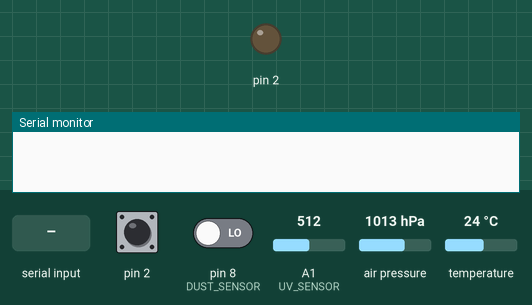
This sketch was run on a simulated Arduino Uno, built with avr-gcc and run on an emulated ATmega328P. Shown: output pins drawn as LEDs (lit = HIGH), the last lines printed to the serial monitor. Wiring (inferred from the names in the program): BMP180 pressure sensor at I2C address 0x77. Inputs (shaded band) come from the test bench; at power-on: pin 2 HIGH, pin 8 (DUST_SENSOR) LOW, A1 (UV_SENSOR) = 512, air pressure 1013 hPa, temperature 24 °C.

Above: at 1.2 s.
1.3 s: "R" received over Serial
At 4.7 s:
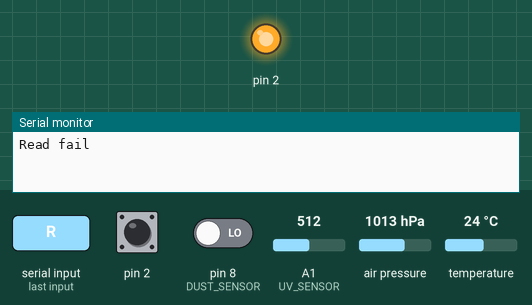
Timing chart, 0 to 6.2 s (numbered marks = the images above; inputs shaded):
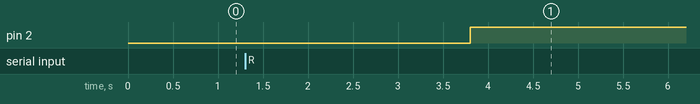

The sketch:

sketch.ino
```cpp
#define LIGHT_SENSOR A0
#define UV_SENSOR A1
#define O2_SENSOR A2
#define NO2_SENSOR A3
#define CO_SENSOR A4
#define NO2CO_HEATING 4
#define TEMPHUM_SENSOR 2
#define DUST_SENSOR 8
#define DHTTYPE DHT22
#define ledpin 13//Arduino built-in LED

//imports
#include <Wire.h>
#include "Barometer.h"
#include "DHT.h"

typedef struct {
  String name;
  float value;
  String units;
} sensor;

DHT dht(TEMPHUM_SENSOR,DHTTYPE);
Barometer barometer;
unsigned long duration;
unsigned long starttime;
unsigned long sampletime_ms = 30000; //sampe 30s
unsigned long lowpulseoccupancy = 0;//Lo Pulse Occupancy Time (LPO Time)
float dust_ratio = 0;

char input[20];
char r = ' ';
int i;

sensor light={"Light", 0, "N/A"},
uv={"UV", 0, "N/A"},
o2={"O2", 0, "N/A"},
no2={"NO2", 0, "N/A"},
co={"CO", 0, "N/A"},
co2={"CO2", 0, "N/A"},
temp={"Temperature", 0, "C"},
humidity={"Humidity", 0, "RH"},
pressure={"Pressure", 0, "atm"},
altitude={"Altitude", 0, "m"},
baro_temp={"Barometer Temperature", 0, "C"},
dust_conc={"Dust", 0, "N/A"};
sensor* sensors[] = {&co2, &light, &uv, &o2, &no2, &co, &temp, &humidity, &pressure, &altitude, &baro_temp, &dust_conc};
int number_of_meas = 12;

void makeReadings(){
  o2.value = analogRead(O2_SENSOR);
  o2.value = (o2.value/1024)*5;
  o2.value = (o2.value/201)*1000;
  o2.value = o2.value*2;

  light.value = analogRead(LIGHT_SENSOR);
  light.value = (light.value/1024)*5;

  long uv_sum = 0;
  for(int i=0;i<1024;i++)
  {
     uv_sum += analogRead(UV_SENSOR);
     delay(2);
  }
  uv_sum = uv_sum >> 10;
  uv.value = uv_sum*4980.0/1023.0;//UV in mV

  temp.value = dht.readTemperature();
  humidity.value = dht.readHumidity();

  baro_temp.value = barometer.bmp085GetTemperature(barometer.bmp085ReadUT());
  pressure.value = barometer.bmp085GetPressure(barometer.bmp085ReadUP());//Pressure in Pa
  altitude.value = barometer.calcAltitude(pressure.value);//altitude in m
  pressure.value = pressure.value/101325; //Pressure in atm

  no2.value = analogRead(NO2_SENSOR);
  co.value = analogRead(CO_SENSOR);

  duration = pulseIn(DUST_SENSOR, LOW);
  lowpulseoccupancy = lowpulseoccupancy+duration;
  if ((millis()-starttime) > sampletime_ms)
  {
    dust_ratio = lowpulseoccupancy/(sampletime_ms*10.0);  // Integer percentage 0=>100
    dust_conc.value = 1.1*pow(dust_ratio,3)-3.8*pow(dust_ratio,2)+520*dust_ratio+0.62; // using spec sheet curve
    dust_conc.value = 100*dust_conc.value;//now in particles per cf
    lowpulseoccupancy = 0;
    starttime = millis();
  }

  co2.value = 450*(1+0.03*sin((micros()/720000000)));

}

void setup()
{
  Serial.begin(38400);
  dht.begin();
  barometer.init();
  digitalWrite(NO2CO_HEATING, HIGH);//NO2 CO preheating
  //delay(10000); //turn back on for production!!!
  digitalWrite(NO2CO_HEATING, LOW);
  starttime = millis();//may be able to remove
}

void loop()
{
  i = 0;
  if(Serial.available())
  {
    while(Serial.available() > 0)
    {
      if(i < 19)
      {
        r = Serial.read();
        input[i++] = r;
        input[i] = '\0';
        delay(10);
      }
      else break;
    }
    delay(30);
    Serial.flush();
    delay(30);
    while (Serial.available())
    {
      Serial.read();
    }

    switch((int)input[0])
    {
      case 'R':
      case 'r':
      default:
      digitalWrite(ledpin, HIGH);
      input[0] = ' ';
      input[1] = ' ';
      makeReadings();
      for(int j=0; j<number_of_meas; j++)
      {
        //Serial.print(sensors[j]->name);
        //Serial.print(",");
        Serial.print(sensors[j]->value);
        if (j == number_of_meas-1) Serial.println();
        else Serial.print(",");
        //Serial.print(sensors[j]->units);
        //Serial.print(",");
      }
    }
  }
}
```

Barometer.cpp
```cpp
// (licence header left out)
#include "Barometer.h"
#include <Wire.h>
#include <Arduino.h>

void Barometer::init(void)
{
    Wire.begin();
    //Serial.print("Temperaturet: ");
    ac1 = bmp085ReadInt(0xAA);
    ac2 = bmp085ReadInt(0xAC);
    ac3 = bmp085ReadInt(0xAE);
    ac4 = bmp085ReadInt(0xB0);
    ac5 = bmp085ReadInt(0xB2);
    ac6 = bmp085ReadInt(0xB4);
    b1 = bmp085ReadInt(0xB6);
    b2 = bmp085ReadInt(0xB8);
    mb = bmp085ReadInt(0xBA);
    mc = bmp085ReadInt(0xBC);
    md = bmp085ReadInt(0xBE);
    //Serial.print("Temperaturet2: ");
}

// Read 1 byte from the BMP085 at 'address'
// Return: the read byte;
char Barometer::bmp085Read(unsigned char address)
{
    //Wire.begin();
    unsigned char data;
    Wire.beginTransmission(BMP085_ADDRESS);
    Wire.write(address);
    Wire.endTransmission();

    Wire.requestFrom(BMP085_ADDRESS, 1);
    while(!Wire.available());
    return Wire.read();
}

// Read 2 bytes from the BMP085
// First byte will be from 'address'
// Second byte will be from 'address'+1
short Barometer::bmp085ReadInt(unsigned char address)
{
    unsigned char msb, lsb;
    Wire.beginTransmission(BMP085_ADDRESS);
    Wire.write(address);
    Wire.endTransmission();
    Wire.requestFrom(BMP085_ADDRESS, 2);
    while(Wire.available()<2);
    msb = Wire.read();
    lsb = Wire.read();
    return (short) msb<<8 | lsb;
}

// Read the uncompensated temperature value
unsigned short Barometer::bmp085ReadUT()
{
    unsigned short ut;
    Wire.beginTransmission(BMP085_ADDRESS);
    Wire.write(0xF4);
    Wire.write(0x2E);
    Wire.endTransmission();
    delay(5);
    ut = bmp085ReadInt(0xF6);
    return ut;
}
// Read the uncompensated pressure value
unsigned long Barometer::bmp085ReadUP()
{
    unsigned char msb, lsb, xlsb;
    unsigned long up = 0;
    Wire.beginTransmission(BMP085_ADDRESS);
    Wire.write(0xF4);
    Wire.write(0x34 + (OSS<<6));
    Wire.endTransmission();
    delay(2 + (3<<OSS));

    // Read register 0xF6 (MSB), 0xF7 (LSB), and 0xF8 (XLSB)
    msb = bmp085Read(0xF6);
    lsb = bmp085Read(0xF7);
    xlsb = bmp085Read(0xF8);
    up = (((unsigned long) msb << 16) | ((unsigned long) lsb << 8) | (unsigned long) xlsb) >> (8-OSS);
    return up;
}

void Barometer::writeRegister(short deviceAddress, byte address, byte val)
{
    Wire.beginTransmission(deviceAddress); // start transmission to device
    Wire.write(address);       // send register address
    Wire.write(val);         // send value to write
    Wire.endTransmission();     // end transmission
}

short Barometer::readRegister(short deviceAddress, byte address)
{
    short v;
    Wire.beginTransmission(deviceAddress);
    Wire.write(address); // register to read
    Wire.endTransmission();

    Wire.requestFrom(deviceAddress, 1); // read a byte

    while(!Wire.available()) {
        // waiting
    }

    v = Wire.read();
    return v;
}

float Barometer::calcAltitude(float pressure)
{
    float A = pressure/101325;
    float B = 1/5.25588;
    float C = pow(A,B);
    C = 1 - C;
    C = C /0.0000225577;
    return C;
}

float Barometer::bmp085GetTemperature(unsigned short ut)
{
    long x1, x2;

    x1 = (((long)ut - (long)ac6)*(long)ac5) >> 15;
    x2 = ((long)mc << 11)/(x1 + md);
    PressureCompensate = x1 + x2;

    float temp = ((PressureCompensate + 8)>>4);
    temp = temp /10;

    return temp;
}

long Barometer::bmp085GetPressure(unsigned long up)
{
    long x1, x2, x3, b3, b6, p;
    unsigned long b4, b7;
    b6 = PressureCompensate - 4000;
    x1 = (b2 * (b6 * b6)>>12)>>11;
    x2 = (ac2 * b6)>>11;
    x3 = x1 + x2;
    b3 = (((((long)ac1)*4 + x3)<<OSS) + 2)>>2;

    // Calculate B4
    x1 = (ac3 * b6)>>13;
    x2 = (b1 * ((b6 * b6)>>12))>>16;
    x3 = ((x1 + x2) + 2)>>2;
    b4 = (ac4 * (unsigned long)(x3 + 32768))>>15;

    b7 = ((unsigned long)(up - b3) * (50000>>OSS));
    if (b7 < 0x80000000)
    p = (b7<<1)/b4;
    else
    p = (b7/b4)<<1;

    x1 = (p>>8) * (p>>8);
    x1 = (x1 * 3038)>>16;
    x2 = (-7357 * p)>>16;
    p += (x1 + x2 + 3791)>>4;

    long temp = p;
    return temp;
}
```

Barometer.h
```cpp
// (licence header left out)
#ifndef __BAROMETER_H__
#define __BAROMETER_H__

#include <Arduino.h>
#include <Wire.h>

const unsigned char OSS = 0;
#define BMP085_ADDRESS 0x77

class Barometer
{
    public:
    void init(void);
    long PressureCompensate;
    float bmp085GetTemperature(unsigned short ut);
    long bmp085GetPressure(unsigned long up);
    float calcAltitude(float pressure);
    unsigned short bmp085ReadUT(void);
    unsigned long bmp085ReadUP(void);

    private:

    short ac1;
    short ac2;
    short ac3;
    unsigned short ac4;
    unsigned short ac5;
    unsigned short ac6;
    short b1;
    short b2;
    short mb;
    short mc;
    short md;
    char bmp085Read(unsigned char address);
    short bmp085ReadInt(unsigned char address);
    void writeRegister(short deviceAddress, byte address, byte val);
    short readRegister(short deviceAddress, byte address);
};

#endif
```

DHT.cpp
```cpp
// (licence header left out)
#include "DHT.h"

DHT::DHT(uint8_t pin, uint8_t type, uint8_t count) {
  _pin = pin;
  _type = type;
  _count = count;
  firstreading = true;
}

void DHT::begin(void) {
  // set up the pins!
  pinMode(_pin, INPUT);
  digitalWrite(_pin, HIGH);
  _lastreadtime = 0;
}

//boolean S == Scale.  True == Farenheit; False == Celcius
float DHT::readTemperature(bool S) {
  float f;

  if (read()) {
    switch (_type) {
    case DHT11:
      f = data[2];
      if(S)
      	f = convertCtoF(f);

      return f;
    case DHT22:
    case DHT21:
      f = data[2] & 0x7F;
      f *= 256;
      f += data[3];
      f /= 10;
      if (data[2] & 0x80)
	f *= -1;
      if(S)
	f = convertCtoF(f);

      return f;
    }
  }
  Serial.print("Read fail");
  return NAN;
}

float DHT::convertCtoF(float c) {
	return c * 9 / 5 + 32;
}

float DHT::readHumidity(void) {
  float f;
  if (read()) {
    switch (_type) {
    case DHT11:
      f = data[0];
      return f;
    case DHT22:
    case DHT21:
      f = data[0];
      f *= 256;
      f += data[1];
      f /= 10;
      return f;
    }
  }
  Serial.print("Read fail");
  return NAN;
}


boolean DHT::read(void) {
  uint8_t laststate = HIGH;
  uint8_t counter = 0;
  uint8_t j = 0, i;
  unsigned long currenttime;

  // pull the pin high and wait 250 milliseconds
  digitalWrite(_pin, HIGH);
  delay(250);

  currenttime = millis();
  if (currenttime < _lastreadtime) {
    // ie there was a rollover
    _lastreadtime = 0;
  }
  if (!firstreading && ((currenttime - _lastreadtime) < 2000)) {
    return true; // return last correct measurement
    //delay(2000 - (currenttime - _lastreadtime));
  }
  firstreading = false;
  /*
    Serial.print("Currtime: "); Serial.print(currenttime);
    Serial.print(" Lasttime: "); Serial.print(_lastreadtime);
  */
  _lastreadtime = millis();

  data[0] = data[1] = data[2] = data[3] = data[4] = 0;

  // now pull it low for ~20 milliseconds
  pinMode(_pin, OUTPUT);
  digitalWrite(_pin, LOW);
  delay(20);
  cli();
  digitalWrite(_pin, HIGH);
  delayMicroseconds(40);
  pinMode(_pin, INPUT);

  // read in timings
  for ( i=0; i< MAXTIMINGS; i++) {
    counter = 0;
    while (digitalRead(_pin) == laststate) {
      counter++;
      delayMicroseconds(1);
      if (counter == 255) {
        break;
      }
    }
    laststate = digitalRead(_pin);

    if (counter == 255) break;

    // ignore first 3 transitions
    if ((i >= 4) && (i%2 == 0)) {
      // shove each bit into the storage bytes
      data[j/8] <<= 1;
      if (counter > _count)
        data[j/8] |= 1;
      j++;
    }

  }

  sei();

  /*
  Serial.println(j, DEC);
  Serial.print(data[0], HEX); Serial.print(", ");
  Serial.print(data[1], HEX); Serial.print(", ");
  Serial.print(data[2], HEX); Serial.print(", ");
  Serial.print(data[3], HEX); Serial.print(", ");
  Serial.print(data[4], HEX); Serial.print(" =? ");
  Serial.println(data[0] + data[1] + data[2] + data[3], HEX);
  */

  // check we read 40 bits and that the checksum matches
  if ((j >= 40) &&
      (data[4] == ((data[0] + data[1] + data[2] + data[3]) & 0xFF)) ) {
    return true;
  }


  return false;

}
```

DHT.h
```cpp
#ifndef DHT_H
#define DHT_H
#if ARDUINO >= 100
 #include "Arduino.h"
#else
 #include "WProgram.h"
#endif

/* DHT library

MIT license
written by Adafruit Industries
*/

// how many timing transitions we need to keep track of. 2 * number bits + extra
#define MAXTIMINGS 85

#define DHT11 11
#define DHT22 22
#define DHT21 21
#define AM2301 21

class DHT {
 private:
  uint8_t data[6];
  uint8_t _pin, _type, _count;
  boolean read(void);
  unsigned long _lastreadtime;
  boolean firstreading;

 public:
  DHT(uint8_t pin, uint8_t type, uint8_t count=6);
  void begin(void);
  float readTemperature(bool S=false);
  float convertCtoF(float);
  float readHumidity(void);

};
#endif
```

Measured:
- after the input at 1.3 s, pin 2: LOW → HIGH after 2.5 s
